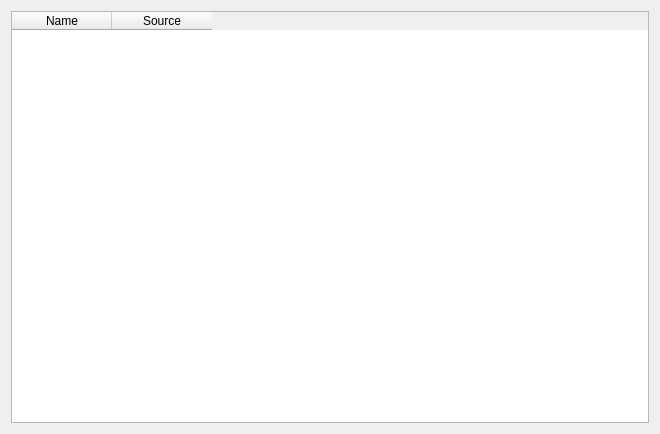
<?xml version="1.0" encoding="UTF-8"?>
<ui version="4.0">
 <class>Form</class>
 <widget class="QWidget" name="Form">
  <property name="geometry">
   <rect>
    <x>0</x>
    <y>0</y>
    <width>660</width>
    <height>434</height>
   </rect>
  </property>
  <property name="windowTitle">
   <string>Form</string>
  </property>
  <layout class="QGridLayout" name="gridLayout">
   <item row="0" column="0">
    <widget class="QTableWidget" name="tableWidget">
     <column>
      <property name="text">
       <string>Name</string>
      </property>
     </column>
     <column>
      <property name="text">
       <string>Source</string>
      </property>
     </column>
    </widget>
   </item>
  </layout>
 </widget>
 <resources/>
 <connections/>
</ui>
